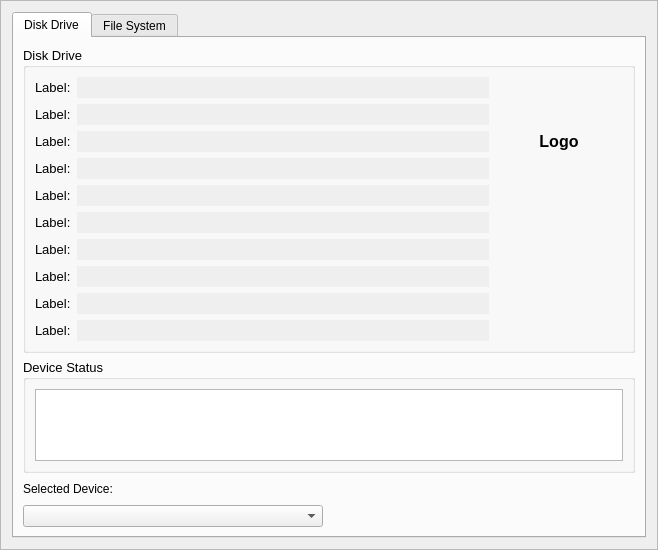
<?xml version="1.0" encoding="UTF-8"?>
<ui version="4.0">
 <class>FrameDisk</class>
 <widget class="QFrame" name="FrameDisk">
  <property name="geometry">
   <rect>
    <x>0</x>
    <y>0</y>
    <width>658</width>
    <height>543</height>
   </rect>
  </property>
  <property name="windowTitle">
   <string>Disk</string>
  </property>
  <property name="frameShape">
   <enum>QFrame::StyledPanel</enum>
  </property>
  <property name="frameShadow">
   <enum>QFrame::Raised</enum>
  </property>
  <layout class="QHBoxLayout" name="horizontalLayout_5">
   <item>
    <widget class="QTabWidget" name="tabWidget">
     <property name="currentIndex">
      <number>0</number>
     </property>
     <widget class="QWidget" name="Tab">
      <attribute name="title">
       <string>Disk Drive</string>
      </attribute>
      <layout class="QVBoxLayout" name="verticalLayout_3">
       <item>
        <widget class="QGroupBox" name="groupBox">
         <property name="sizePolicy">
          <sizepolicy hsizetype="Preferred" vsizetype="Expanding">
           <horstretch>0</horstretch>
           <verstretch>0</verstretch>
          </sizepolicy>
         </property>
         <property name="font">
          <font>
           <pointsize>10</pointsize>
           <weight>50</weight>
           <bold>false</bold>
          </font>
         </property>
         <property name="title">
          <string>Disk Drive</string>
         </property>
         <property name="flat">
          <bool>true</bool>
         </property>
         <layout class="QHBoxLayout" name="horizontalLayout">
          <item>
           <layout class="QGridLayout" name="gridLayout_2">
            <item row="0" column="0">
             <widget class="QLabel" name="label_1">
              <property name="font">
               <font>
                <weight>50</weight>
                <bold>false</bold>
               </font>
              </property>
              <property name="text">
               <string>Label:</string>
              </property>
             </widget>
            </item>
            <item row="0" column="1">
             <widget class="QLineEdit" name="lineEdit_1">
              <property name="enabled">
               <bool>false</bool>
              </property>
              <property name="font">
               <font>
                <weight>50</weight>
                <bold>false</bold>
               </font>
              </property>
              <property name="autoFillBackground">
               <bool>false</bool>
              </property>
              <property name="frame">
               <bool>false</bool>
              </property>
              <property name="readOnly">
               <bool>false</bool>
              </property>
             </widget>
            </item>
            <item row="1" column="0">
             <widget class="QLabel" name="label_2">
              <property name="font">
               <font>
                <weight>50</weight>
                <bold>false</bold>
               </font>
              </property>
              <property name="text">
               <string>Label:</string>
              </property>
             </widget>
            </item>
            <item row="1" column="1">
             <widget class="QLineEdit" name="lineEdit_2">
              <property name="enabled">
               <bool>false</bool>
              </property>
              <property name="font">
               <font>
                <weight>50</weight>
                <bold>false</bold>
               </font>
              </property>
              <property name="frame">
               <bool>false</bool>
              </property>
              <property name="readOnly">
               <bool>false</bool>
              </property>
             </widget>
            </item>
            <item row="2" column="1">
             <widget class="QLineEdit" name="lineEdit_3">
              <property name="enabled">
               <bool>false</bool>
              </property>
              <property name="font">
               <font>
                <weight>50</weight>
                <bold>false</bold>
               </font>
              </property>
              <property name="frame">
               <bool>false</bool>
              </property>
              <property name="readOnly">
               <bool>false</bool>
              </property>
             </widget>
            </item>
            <item row="3" column="0">
             <widget class="QLabel" name="label_4">
              <property name="font">
               <font>
                <weight>50</weight>
                <bold>false</bold>
               </font>
              </property>
              <property name="text">
               <string>Label:</string>
              </property>
             </widget>
            </item>
            <item row="3" column="1">
             <widget class="QLineEdit" name="lineEdit_4">
              <property name="enabled">
               <bool>false</bool>
              </property>
              <property name="font">
               <font>
                <weight>50</weight>
                <bold>false</bold>
               </font>
              </property>
              <property name="frame">
               <bool>false</bool>
              </property>
              <property name="readOnly">
               <bool>false</bool>
              </property>
             </widget>
            </item>
            <item row="4" column="0">
             <widget class="QLabel" name="label_5">
              <property name="font">
               <font>
                <weight>50</weight>
                <bold>false</bold>
               </font>
              </property>
              <property name="text">
               <string>Label:</string>
              </property>
             </widget>
            </item>
            <item row="4" column="1">
             <widget class="QLineEdit" name="lineEdit_5">
              <property name="enabled">
               <bool>false</bool>
              </property>
              <property name="font">
               <font>
                <weight>50</weight>
                <bold>false</bold>
               </font>
              </property>
              <property name="frame">
               <bool>false</bool>
              </property>
              <property name="readOnly">
               <bool>false</bool>
              </property>
             </widget>
            </item>
            <item row="5" column="0">
             <widget class="QLabel" name="label_6">
              <property name="font">
               <font>
                <weight>50</weight>
                <bold>false</bold>
               </font>
              </property>
              <property name="text">
               <string>Label:</string>
              </property>
             </widget>
            </item>
            <item row="5" column="1">
             <widget class="QLineEdit" name="lineEdit_6">
              <property name="enabled">
               <bool>false</bool>
              </property>
              <property name="font">
               <font>
                <weight>50</weight>
                <bold>false</bold>
               </font>
              </property>
              <property name="frame">
               <bool>false</bool>
              </property>
              <property name="readOnly">
               <bool>false</bool>
              </property>
             </widget>
            </item>
            <item row="6" column="0">
             <widget class="QLabel" name="label_7">
              <property name="font">
               <font>
                <weight>50</weight>
                <bold>false</bold>
               </font>
              </property>
              <property name="text">
               <string>Label:</string>
              </property>
             </widget>
            </item>
            <item row="6" column="1">
             <widget class="QLineEdit" name="lineEdit_7">
              <property name="enabled">
               <bool>false</bool>
              </property>
              <property name="font">
               <font>
                <weight>50</weight>
                <bold>false</bold>
               </font>
              </property>
              <property name="frame">
               <bool>false</bool>
              </property>
              <property name="readOnly">
               <bool>false</bool>
              </property>
             </widget>
            </item>
            <item row="7" column="0">
             <widget class="QLabel" name="label_8">
              <property name="font">
               <font>
                <weight>50</weight>
                <bold>false</bold>
               </font>
              </property>
              <property name="text">
               <string>Label:</string>
              </property>
             </widget>
            </item>
            <item row="7" column="1">
             <widget class="QLineEdit" name="lineEdit_8">
              <property name="enabled">
               <bool>false</bool>
              </property>
              <property name="font">
               <font>
                <weight>50</weight>
                <bold>false</bold>
               </font>
              </property>
              <property name="autoFillBackground">
               <bool>false</bool>
              </property>
              <property name="frame">
               <bool>false</bool>
              </property>
              <property name="readOnly">
               <bool>false</bool>
              </property>
             </widget>
            </item>
            <item row="8" column="0">
             <widget class="QLabel" name="label_9">
              <property name="font">
               <font>
                <weight>50</weight>
                <bold>false</bold>
               </font>
              </property>
              <property name="text">
               <string>Label:</string>
              </property>
             </widget>
            </item>
            <item row="8" column="1">
             <widget class="QLineEdit" name="lineEdit_9">
              <property name="enabled">
               <bool>false</bool>
              </property>
              <property name="font">
               <font>
                <weight>50</weight>
                <bold>false</bold>
               </font>
              </property>
              <property name="frame">
               <bool>false</bool>
              </property>
              <property name="readOnly">
               <bool>false</bool>
              </property>
             </widget>
            </item>
            <item row="9" column="0">
             <widget class="QLabel" name="label_10">
              <property name="font">
               <font>
                <weight>50</weight>
                <bold>false</bold>
               </font>
              </property>
              <property name="text">
               <string>Label:</string>
              </property>
             </widget>
            </item>
            <item row="9" column="1">
             <widget class="QLineEdit" name="lineEdit_10">
              <property name="enabled">
               <bool>false</bool>
              </property>
              <property name="font">
               <font>
                <weight>50</weight>
                <bold>false</bold>
               </font>
              </property>
              <property name="frame">
               <bool>false</bool>
              </property>
              <property name="readOnly">
               <bool>false</bool>
              </property>
             </widget>
            </item>
            <item row="2" column="0">
             <widget class="QLabel" name="label_3">
              <property name="font">
               <font>
                <weight>50</weight>
                <bold>false</bold>
               </font>
              </property>
              <property name="text">
               <string>Label:</string>
              </property>
             </widget>
            </item>
           </layout>
          </item>
          <item>
           <layout class="QVBoxLayout" name="verticalLayout">
            <item>
             <widget class="QLabel" name="labelLogo">
              <property name="sizePolicy">
               <sizepolicy hsizetype="Fixed" vsizetype="Fixed">
                <horstretch>0</horstretch>
                <verstretch>0</verstretch>
               </sizepolicy>
              </property>
              <property name="minimumSize">
               <size>
                <width>128</width>
                <height>128</height>
               </size>
              </property>
              <property name="maximumSize">
               <size>
                <width>128</width>
                <height>128</height>
               </size>
              </property>
              <property name="font">
               <font>
                <pointsize>12</pointsize>
                <weight>75</weight>
                <bold>true</bold>
               </font>
              </property>
              <property name="frameShape">
               <enum>QFrame::NoFrame</enum>
              </property>
              <property name="text">
               <string>Logo</string>
              </property>
              <property name="alignment">
               <set>Qt::AlignCenter</set>
              </property>
             </widget>
            </item>
            <item>
             <spacer name="verticalSpacer">
              <property name="orientation">
               <enum>Qt::Vertical</enum>
              </property>
              <property name="sizeHint" stdset="0">
               <size>
                <width>20</width>
                <height>40</height>
               </size>
              </property>
             </spacer>
            </item>
           </layout>
          </item>
         </layout>
        </widget>
       </item>
       <item>
        <widget class="QGroupBox" name="groupBox_2">
         <property name="sizePolicy">
          <sizepolicy hsizetype="Preferred" vsizetype="Preferred">
           <horstretch>0</horstretch>
           <verstretch>0</verstretch>
          </sizepolicy>
         </property>
         <property name="font">
          <font>
           <pointsize>10</pointsize>
           <weight>50</weight>
           <bold>false</bold>
          </font>
         </property>
         <property name="title">
          <string>Device Status</string>
         </property>
         <property name="flat">
          <bool>true</bool>
         </property>
         <layout class="QHBoxLayout" name="horizontalLayout_2">
          <item>
           <widget class="QTextEdit" name="textEditDeviceStatus">
            <property name="enabled">
             <bool>true</bool>
            </property>
            <property name="sizePolicy">
             <sizepolicy hsizetype="Expanding" vsizetype="Preferred">
              <horstretch>0</horstretch>
              <verstretch>0</verstretch>
             </sizepolicy>
            </property>
            <property name="font">
             <font>
              <pointsize>9</pointsize>
              <weight>50</weight>
              <bold>false</bold>
             </font>
            </property>
            <property name="readOnly">
             <bool>true</bool>
            </property>
           </widget>
          </item>
         </layout>
        </widget>
       </item>
       <item>
        <layout class="QHBoxLayout" name="horizontalLayout_3">
         <item>
          <widget class="QLabel" name="label">
           <property name="text">
            <string>Selected Device:</string>
           </property>
          </widget>
         </item>
         <item>
          <spacer name="horizontalSpacer">
           <property name="orientation">
            <enum>Qt::Horizontal</enum>
           </property>
           <property name="sizeHint" stdset="0">
            <size>
             <width>40</width>
             <height>20</height>
            </size>
           </property>
          </spacer>
         </item>
        </layout>
       </item>
       <item>
        <layout class="QHBoxLayout" name="horizontalLayout_4">
         <item>
          <widget class="QComboBox" name="comboBoxDrive">
           <property name="minimumSize">
            <size>
             <width>300</width>
             <height>0</height>
            </size>
           </property>
          </widget>
         </item>
         <item>
          <spacer name="horizontalSpacer_2">
           <property name="orientation">
            <enum>Qt::Horizontal</enum>
           </property>
           <property name="sizeHint" stdset="0">
            <size>
             <width>40</width>
             <height>20</height>
            </size>
           </property>
          </spacer>
         </item>
        </layout>
       </item>
      </layout>
     </widget>
     <widget class="QWidget" name="tab_2">
      <attribute name="title">
       <string>File System</string>
      </attribute>
      <layout class="QVBoxLayout" name="verticalLayout_2">
       <item>
        <widget class="QTreeView" name="treeView">
         <attribute name="headerStretchLastSection">
          <bool>false</bool>
         </attribute>
        </widget>
       </item>
      </layout>
     </widget>
    </widget>
   </item>
  </layout>
 </widget>
 <resources/>
 <connections/>
</ui>
